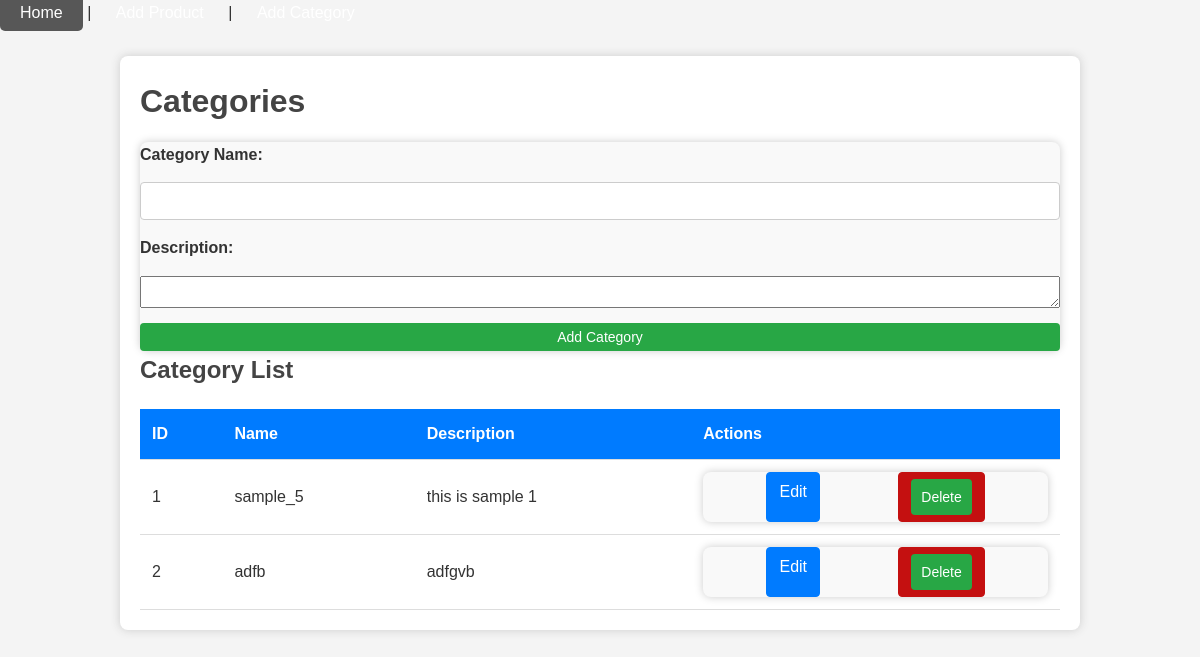
The page /categories on the database as committed earlier.
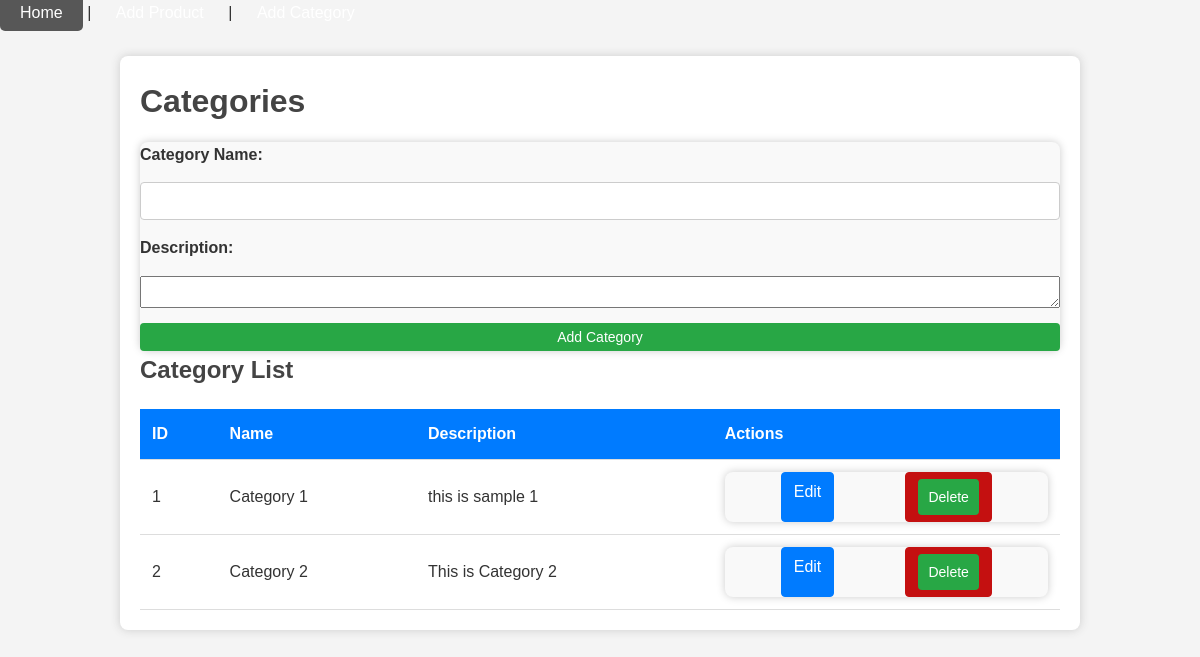
The same page on the database as committed later.
### models/db.py (models this page shows, shortened)
class Category(db.Model):
    __tablename__ = 'categories'
    id = db.Column(db.Integer, primary_key=True)
    name = db.Column(db.String(50), unique=True, nullable=False)
    description = db.Column(db.String(200), nullable=True)
    products = db.relationship('Product', backref='category', lazy=True)

### main.py (the view)
@app.route('/categories', methods=['GET'])
def list_categories():
    categories = Category.query.all()  # Fetch all categories
    return render_template('category.html', categories=categories)

### templates/category.html (shortened to what this page needs)
{% extends "base.html" %} {% block content %}
<h1>Categories</h1>
<form method="POST" action="{{ url_for('add_category') }}" class="mb-4">
  <label for="name">Category Name:</label>
  <input type="text" name="name" required />
  <label for="description">Description:</label>
  <textarea name="description" required></textarea>
  <button
    type="submit"
    class="btn btn-primary"
    style="padding: 6px 12px; border-radius: 4px"
  >
    Add Category
  </button>
</form>
<h2>Category List</h2>
<table class="table table-striped">
  <thead>
    <tr>
      <th>ID</th>
      <th>Name</th>
      <th>Description</th>
      <th>Actions</th>
    </tr>
  </thead>
  <tbody>
    {% for category in categories %}
    <tr>
      <td>{{ category.id }}</td>
      <td>{{ category.name }}</td>
      <td>{{ category.description }}</td>
      <td>
        <form action="" style="display: flex; flex-direction: row; justify-content: space-evenly;">
          <div style="
          padding: 6px 12px;
          border-radius: 4px;
          text-decoration: none;
          color: white;
          background-color: #007bff;
          border: 1px solid #007bff;
        ">
            <a
              href="{{ url_for('update_category', category_id=category.id) }}"
              class="btn btn-primary btn-sm"
              style="text-decoration: none; color: white;"
            >
              Edit
            </a>
          </div>
          <div style="
          padding: 6px 12px;
          border-radius: 4px;
          text-decoration: none;
          color: white;
          background-color: #c41010;
          border: 1px solid #c41010;
        ">
        <button onclick="deleteCategory({{ category.id }})" class="btn-delete">Delete</button>
          </div>
        </form>
      </td>
    </tr>
    {% endfor %}
  </tbody>
</table>
{% endblock %}

### templates/base.html (shortened to what this page needs)
<!DOCTYPE html>
<html lang="en">
<head>
    <link rel="stylesheet" href="{{ url_for('static', filename='styles.css') }}">
</head>
<body>
    <nav>
        <a href="{{ url_for('index') }}">Home</a> |
        <a href="{{ url_for('add_product') }}">Add Product</a> |
        <a href="{{ url_for('add_category') }}">Add Category</a>
    </nav>
    <main>
        {% block content %}{% endblock %}
    </main>
</body>
</html>

### static/styles.css (style rules this page uses)
* { box-sizing: border-box; margin: 0; padding: 0; font-family: Arial, sans-serif; }
body { background-color: #f4f4f4; color: #333; line-height: 1.6; margin: 0; padding: 0; }
h1, h2, h3 { margin-bottom: 15px; color: #444; }
nav a { color: #fff; text-decoration: none; padding: 10px 20px; }
main { width: 80%; margin: 30px auto; background: #fff; padding: 20px; box-shadow: 0 0 10px #ccc; border-radius: 8px; }
form { display: flex; flex-direction: column; gap: 15px; background: #f9f9f9; border-radius: 8px; box-shadow: 0 0 8px #ccc; }
form label { font-weight: bold; }
form input, form select, form button { padding: 10px; font-size: 14px; border: 1px solid #ccc; border-radius: 4px; }
form button { background: #28a745; color: #fff; border: none; cursor: pointer; transition: background 0.3s; }
table { width: 100%; border-collapse: collapse; margin-top: 20px; }
table th, table td { padding: 12px; text-align: left; border-bottom: 1px solid #ddd; }
table th { background: #007BFF; color: #fff; }

Rows that differ between the two databases and show on the page:
changed Category "this is sample 1": name "sample_5" → "Category 1"
changed Category id 2: name "adfb" → "Category 2"; description "adfgvb" → "This is Category 2"
